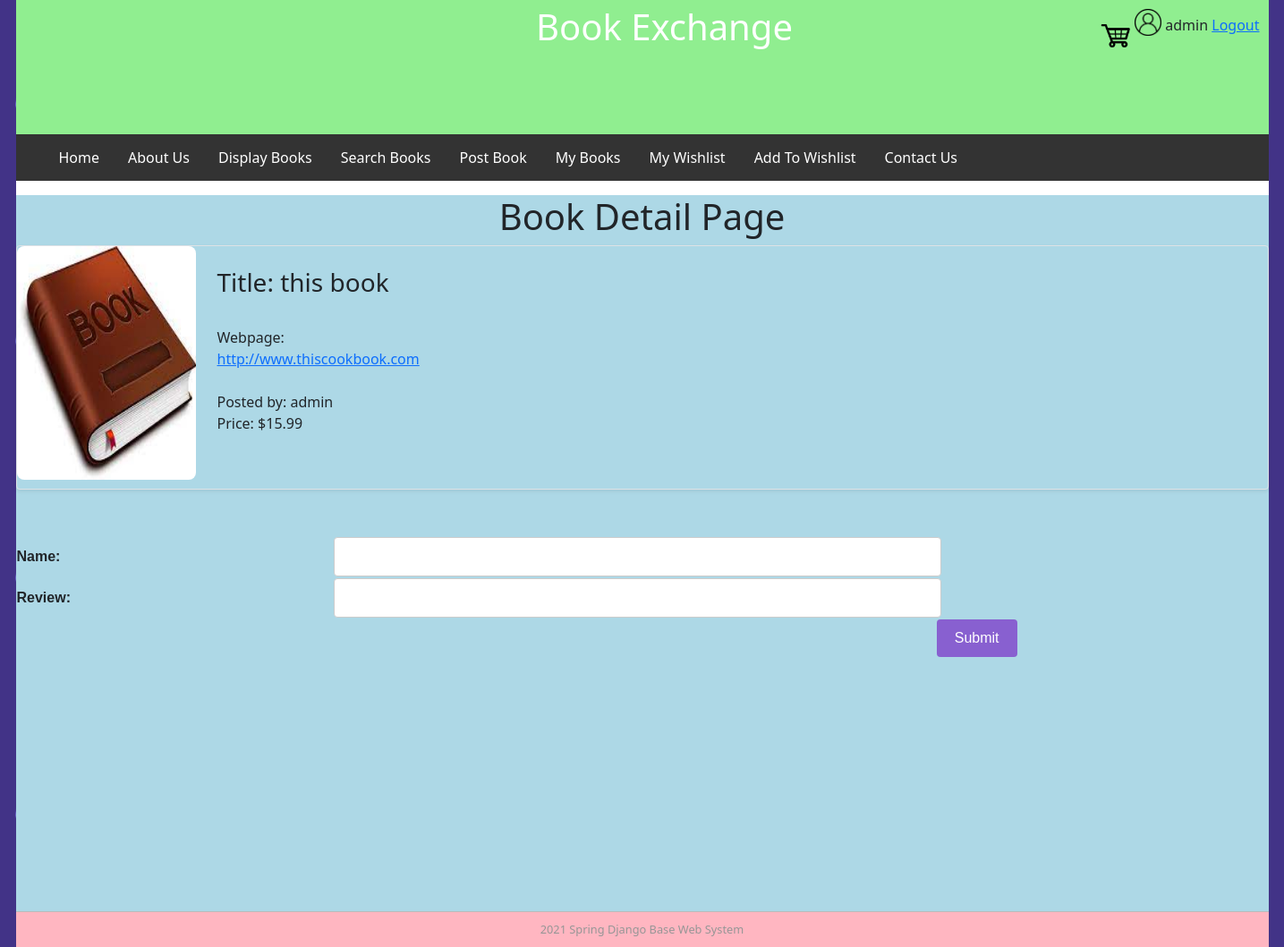
Page /book_detail/3 (signed in) on the committed database.
### bookMng/models.py (models this page shows, shortened)
class MainMenu(models.Model):
    item = models.CharField(max_length=200, unique=True)
    link = models.CharField(max_length=200, unique=True)

class Book(models.Model):
    name = models.CharField(max_length=200)
    web = models.URLField(max_length=200)
    price = models.DecimalField(decimal_places=2, max_digits=8)
    publishdate = models.DateField(auto_now=True)
    picture = models.FileField(upload_to='bookEx/static/uploads')
    pic_path = models.CharField(max_length=300, editable=False, blank=True)
    username = models.ForeignKey(User, blank=True, null=True, on_delete=models.CASCADE)

### bookMng/views.py (the view, shortened to what this page needs)
# urls.py: path('book_detail/<int:book_id>', views.book_detail, name='book_detail'),
@login_required(login_url=reverse_lazy('login'))
def book_detail(request, book_id):
    book = Book.objects.get(id=book_id)
    book.pic_path = book.picture.url[14:]
    form = ReviewForm()
    reviews = Review.objects.filter(bookid=book_id)
    return render(request,
                  'bookMng/book_detail.html',
                  {
                      'item_list': MainMenu.objects.all(),
                      'book': book,
                      'form': form,
                      'reviews': reviews,
                  })

### bookMng/forms.py
class ReviewForm(ModelForm):
    class Meta:
        model = Review
        fields = [
            'name',
            'review',
        ]

### bookEx/templates/bookMng/book_detail.html (shortened to what this page needs)
{% extends "base.html" %}
{% load static %}
{% block sidenav %}
  {% for item in item_list %}
     <li>
         <a href="{{ item.link }}"> {{ item.item }} </a>
     </li>
  {% endfor %}
{% endblock sidenav %}
{% block content %}
<h1> Book Detail Page</h1>
<div class="row mb-2">
    <div class="col-md-6">
    <div class="row g-0 border rounded overflow-hidden flex-md-row mb-4 shadow-sm h-md-250 position-relative">
        <div class="col-auto d-none d-lg-block">
            <img src="{% if book.picture %}
                              {% static book.pic_path %}
                         {% else %}
                              {% static 'logo.jpg' %}
                          {% endif %}" width="200" height="261" align="center"/>
        </div>
        <div class="col p-4 d-flex flex-column position-static">
                 <h3>Title: {{ book.name }}</h3>
<br/>
        Webpage: <a href = "{{ book.web }}"> {{ book.web }} </a>
        <br/>
                Posted by: {{ book.username }}
<br/>
                  Price: ${{ book.price }}
        </div>
    </div>
</div>
</div>
<form action="" enctype="multipart/form-data" method="post" novalidate>
    <table>
        {{ form.as_table }}
        <tr>
            <td colspan="2">
                <input type="submit" value="Submit">
            </td>
        </tr>
    </table>
</form>
{% endblock content %}

### bookEx/templates/base.html (shortened to what this page needs)
{% load static %}
<html lang="en">
<head>
    <link rel="stylesheet" href="{% static 'main.css' %}"  type="text/css">
    <link rel="stylesheet" href="{% static 'bootstrap.min.css' %}" type="text/css"/>
</head>
<body>
<div id="wrapper">
    <header id="header">
        <div id="logo">
            <span style="float: right;">
                {% if user.is_authenticated %}
                <img src="{% static 'person.png' %}" width="30" height="30"/>
                {{ user.username }}
                    <a href="{% url 'logout'%}?next=/">Logout</a>
                {% else %}
                    Not Logged in
                    <a href="{% url 'login' %}?next=/">Login</a>
                {% endif %}
            </span>
        </div>
        <div id="top_banner">
            <div id="imgtext">Book Exchange</div>
        </div>
        <div id="cart" align="right">
 <a href="{% url 'cart' %}"><img src="{% static 'cart.png' %}" width="40" height="40"></a>
        </div>
    </header>
    <div id="topbar">
        <nav id="nav">
            <ul>
                {% block sidenav %}{% endblock sidenav %}
            </ul>
        </nav>
    </div>
    <section id="main">
        {% block content %}{% endblock content %}
    </section>
    <footer id="footer">
        2021 Spring Django Base Web System
    </footer>
</div>
</body>
</html>

### bookEx/static/main.css (style rules this page uses)
body { background-image: url("patternbook.png"); background-repeat: no-repeat; background-position: center; background-size: cover; font-family: Arial, Helvetica, sans-serif; }
#header { border-style: none; width: 1400px; height: 150px; background-color: lightgreen; }
#wrapper { margin-top: 0px; margin-left: auto; margin-right: auto; background-color: #ffffff; width: 1400px; }
#footer { text-align: center; font-size: 0.8em; margin-top: 5px; padding-top:10px; padding-bottom: 10px; border-top: thin solid #bbbbbb; clear: both; color: #969696; background-color: lightpink; width: 1400px; }
ul { list-style-type: none; margin: 0; padding: 0; overflow: hidden; background-color: #333; }
li { float: left; }
li a { display: block; color: white; text-align: center; padding: 14px 16px; text-decoration: none; }
#main { width: 1400px; float: left; align: center; height: 800px; background-color: lightblue; }
#logo { padding: 10px; }
#top_banner { margin-left: 25px; position: relative; width: 100%; height: auto; }
#cart { align: right; position: relative; }
img { border-radius: 8px; margin-bottom: 10px; }
h1 { font-size: 40px; text-align: center; }
#imgtext { position: absolute; top: 50%; left: 50%; transform: translate(-50%, -50%); font-size: 40px; color: #ffffff; margin-top: 10px; }
input[type=submit] { background-color: #8860D0; color: white; padding: 12px 20px; border: none; border-radius: 4px; cursor: pointer; float: right; }
input[type=text] , [type=number], [type=url], [type=password] { padding: 12px; border: 1px solid #ccc; border-radius: 4px; resize: vertical; width: 80%; }
label { padding: 12px 12px 12px 0; display: inline-block; }
form label { text-align: center; }
table { font-family: Arial, Helvetica, sans-serif; width: 80%; margin-bottom: 20px; }
td { text-align: center; }
a { text-decoration: none; }

### rows in the picture
MainMenu: item "Home"
MainMenu: item "About Us"
MainMenu: item "Display Books"
MainMenu: item "Search Books"
MainMenu: item "Post Book"
MainMenu: item "My Books"
MainMenu: item "My Wishlist"
MainMenu: item "Add To Wishlist"
MainMenu: item "Contact Us"
Book: name "this book", web "http://www.thiscookbook.com", username "admin", price "15.99"

### other values in the picture
{{ user.username }} "admin"
